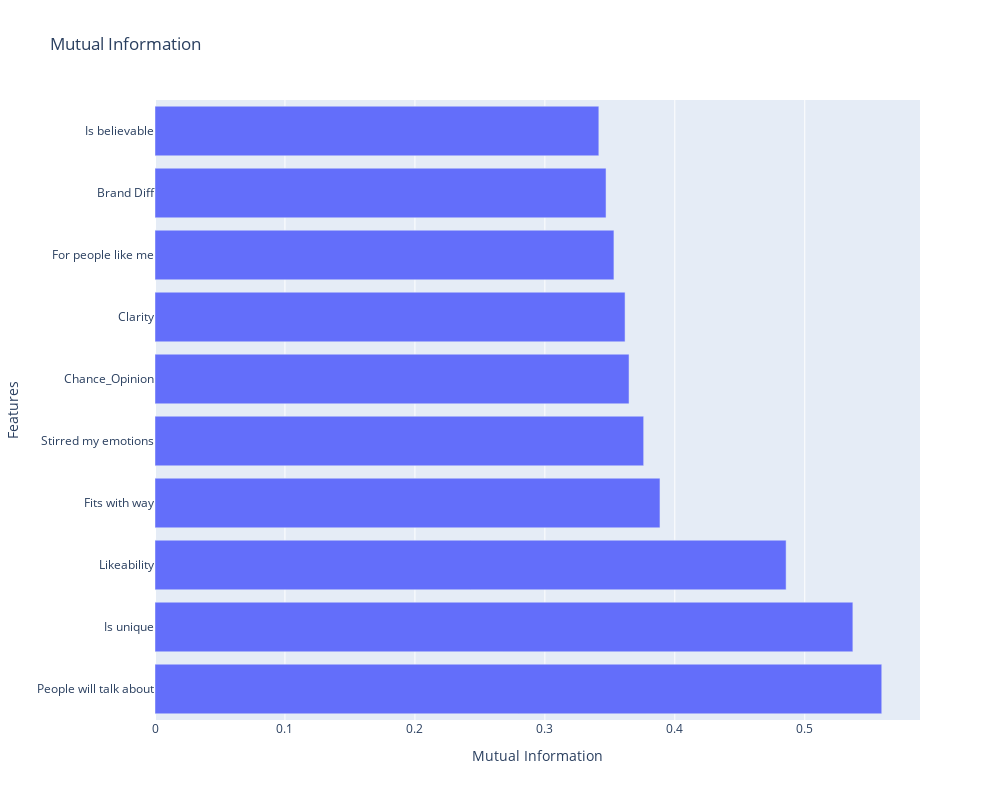

Notebook code for this chart:
### Markdown cell above
## Mutual Information

### Code cell
# lets draw a graph out of mutual information 

def plot_mutual_information(df):
    X = df.drop(["Notice & remember"], axis=1)
    y = df["Notice & remember"]

    X_train, X_test, y_train, y_test = train_test_split(X, y, test_size=0.2, random_state=42)

    mi = mutual_info_regression(X_train, y_train)
    mi = pd.Series(mi)
    mi.index = X_train.columns
    results = mi.sort_values(ascending=False)[:10]

    fig = px.bar(y=results.index, x=results.values, orientation="h", title="Mutual Information", labels={"x": "Mutual Information", "y": "Features"}, height=800, width=1000)
    fig.show()
    # save the plot
    fig.write_image("plots/mutual_information.png")
    

plot_mutual_information(df_top1)

### Figure 1 — Plotly figure (JSON) as saved in the notebook; plotly's stock layout.template omitted (floating-point values rounded to 4 significant figures)
{"data": [{"alignmentgroup": "True", "hovertemplate": "Mutual Information=%{x}<br>Features=%{y}<extra></extra>", "legendgroup": "", "marker": {"color": "#636efa", "pattern": {"shape": ""}}, "name": "", "offsetgroup": "", "orientation": "h", "showlegend": false, "textposition": "auto", "type": "bar", "x": [0.5592, 0.537, 0.4856, 0.3886, 0.376, 0.3648, 0.3617, 0.3531, 0.3471, 0.3415], "xaxis": "x", "y": ["People will talk about", "Is unique", "Likeability", "Fits with way", "Stirred my emotions", "Chance_Opinion", "Clarity", "For people like me", "Brand Diff", "Is believable"], "yaxis": "y"}], "layout": {"barmode": "relative", "height": 800, "legend": {"tracegroupgap": 0}, "title": {"text": "Mutual Information"}, "width": 1000, "xaxis": {"anchor": "y", "domain": [0, 1], "title": {"text": "Mutual Information"}}, "yaxis": {"anchor": "x", "domain": [0, 1], "title": {"text": "Features"}}}}
